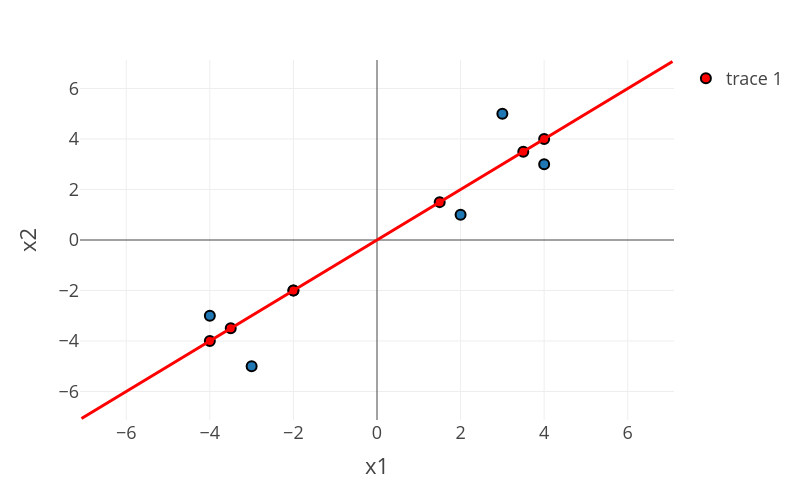

The cell this chart's notebook holds for it:
### Code cell
# plot the original data and the projected data on the first principal component
fig = px.scatter(df, x='x1', y='x2', width=800, height=500)
fig.update_traces(marker_size=10, marker_line_width=2, marker_line_color='black')
fig.add_shape(type='line', x0=0, y0=0, x1=eigenvectors[0, 0]*10, y1=eigenvectors[1, 0]*10, line=dict(color='red', width=3))
fig.add_shape(type='line', x0=0, y0=0, x1=eigenvectors[0, 0]*-10, y1=eigenvectors[1, 0]*-10, line=dict(color='red', width=3))
fig.add_trace(go.Scatter(x=df_reconstructed[:, 0], y=df_reconstructed[:, 1], mode='markers', marker=dict(size=10, color='red', line=dict(width=2, color='black'))))
fig.show()

### Figure 1 — Plotly figure (JSON) as saved in the notebook; plotly's stock layout.template omitted (floating-point values rounded to 4 significant figures)
{"data": [{"hovertemplate": "x1=%{x}<br>x2=%{y}<extra></extra>", "legendgroup": "", "marker": {"color": "#1F77B4", "line": {"color": "black", "width": 2}, "size": 10, "symbol": "circle"}, "mode": "markers", "name": "", "orientation": "v", "showlegend": false, "type": "scatter", "x": [2, 3, 4, -2, -4, -3], "xaxis": "x", "y": [1, 5, 3, -2, -3, -5], "yaxis": "y"}, {"marker": {"color": "red", "line": {"color": "black", "width": 2}, "size": 10}, "mode": "markers", "type": "scatter", "x": [1.5, 4.0, 3.5, -2.0, -3.5, -4.0], "y": [1.5, 4, 3.5, -2, -3.5, -4]}], "layout": {"height": 500, "legend": {"tracegroupgap": 0}, "margin": {"t": 60}, "shapes": [{"line": {"color": "red", "width": 3}, "type": "line", "x0": 0, "x1": -7.071, "y0": 0, "y1": -7.071}, {"line": {"color": "red", "width": 3}, "type": "line", "x0": 0, "x1": 7.071, "y0": 0, "y1": 7.071}], "width": 800, "xaxis": {"anchor": "y", "domain": [0, 1], "title": {"text": "x1"}}, "yaxis": {"anchor": "x", "domain": [0, 1], "title": {"text": "x2"}}}}
